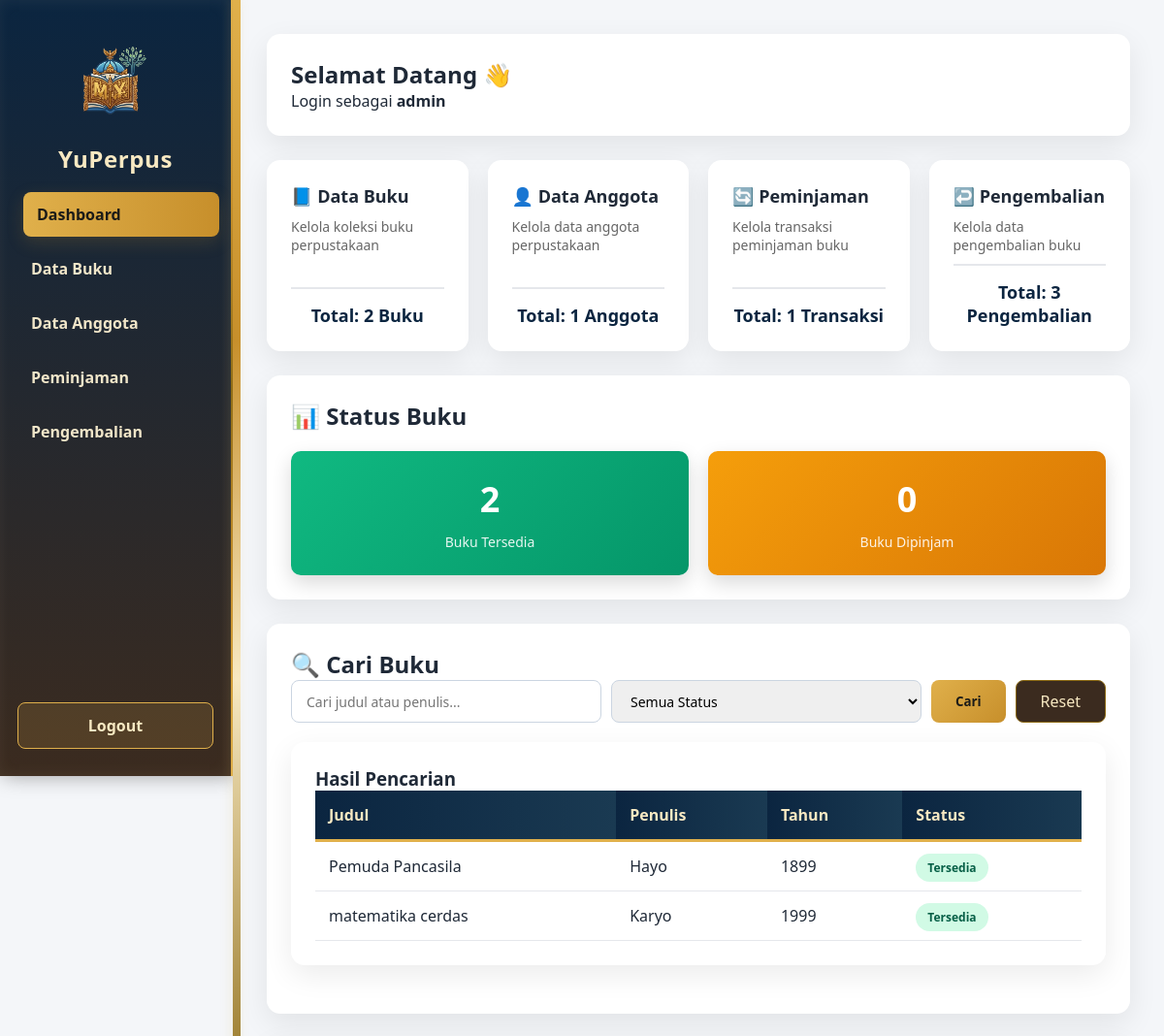
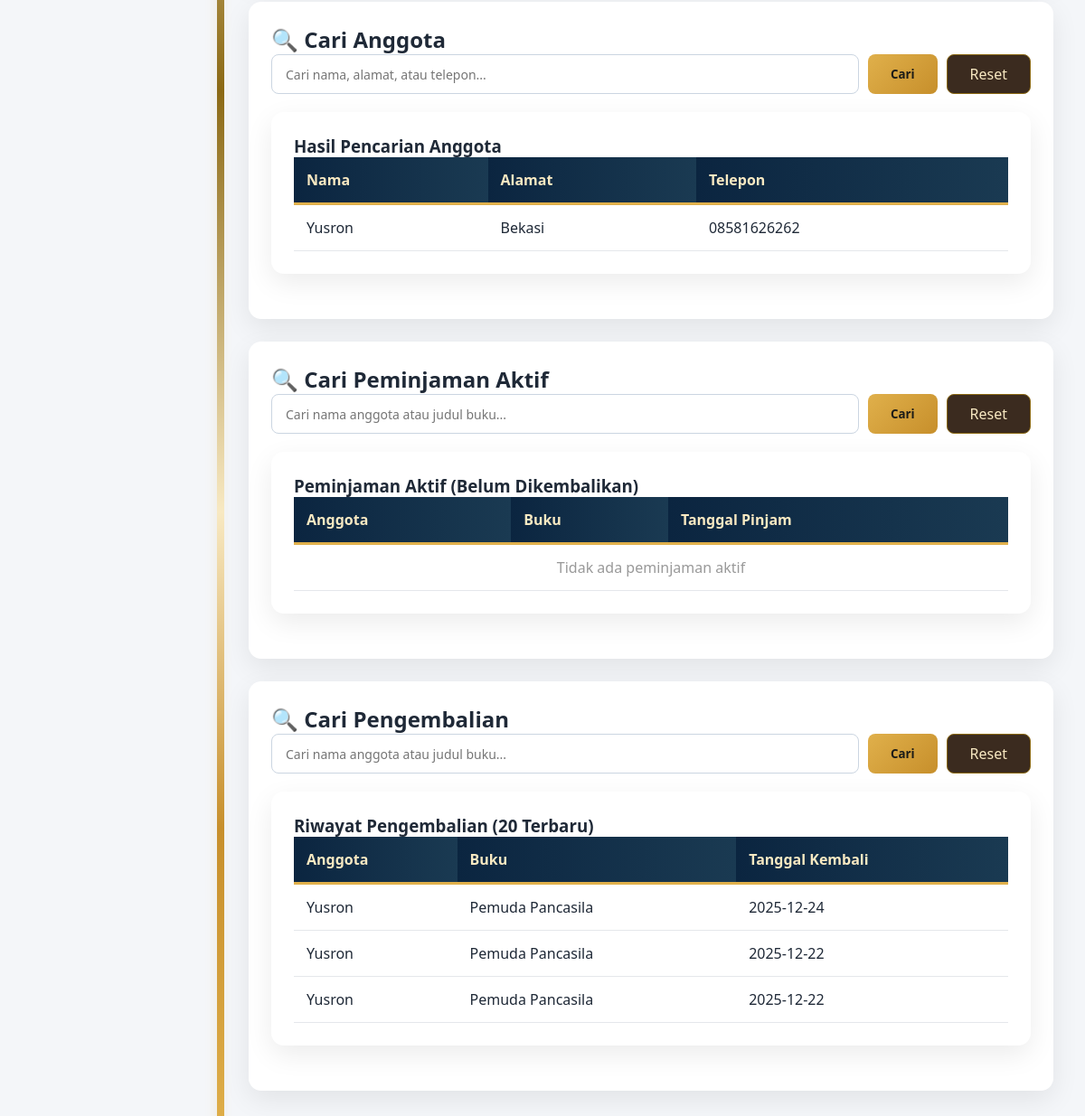
Screenshot of /dashboard.php (signed in) with the database file from the repository (2 pictures, top to bottom).
### tables this page shows
CREATE TABLE `buku` (
  `id` int(11) NOT NULL,
  `judul` varchar(100) DEFAULT NULL,
  `penulis` varchar(100) DEFAULT NULL,
  `tahun` int(11) DEFAULT NULL,
  `status` varchar(20) DEFAULT NULL
);

CREATE TABLE `anggota` (
  `id` int(11) NOT NULL,
  `nama` varchar(100) DEFAULT NULL,
  `alamat` text DEFAULT NULL,
  `telp` varchar(20) DEFAULT NULL
);

CREATE TABLE `pengembalian` (
  `id` int(11) NOT NULL,
  `id_anggota` int(11) NOT NULL,
  `id_buku` int(11) NOT NULL,
  `tanggal` date NOT NULL
);

### dashboard.php (the view, shortened to what this page needs)
<?php
include 'koneksi.php';
$total_buku = mysqli_fetch_array(mysqli_query($koneksi, "SELECT COUNT(*) as count FROM buku"))[0];
$total_anggota = mysqli_fetch_array(mysqli_query($koneksi, "SELECT COUNT(*) as count FROM anggota"))[0];
$total_pinjam = mysqli_fetch_array(mysqli_query($koneksi, "SELECT COUNT(*) as count FROM peminjaman"))[0];
$total_kembali = mysqli_fetch_array(mysqli_query($koneksi, "SELECT COUNT(*) as count FROM pengembalian"))[0];
$buku_tersedia = mysqli_fetch_array(mysqli_query($koneksi, "SELECT COUNT(*) as count FROM buku WHERE status='Tersedia'"))[0];
$buku_dipinjam = mysqli_fetch_array(mysqli_query($koneksi, "SELECT COUNT(*) as count FROM buku WHERE status='Dipinjam'"))[0];
$search = isset($_GET['search']) ? $_GET['search'] : '';
$query_filter = "SELECT * FROM buku WHERE 1=1";
$data_buku = mysqli_query($koneksi, $query_filter);
$search_anggota = isset($_GET['search_anggota']) ? $_GET['search_anggota'] : '';
$query_anggota = "SELECT * FROM anggota WHERE 1=1";
$data_anggota = mysqli_query($koneksi, $query_anggota);
$search_pinjam = isset($_GET['search_pinjam']) ? $_GET['search_pinjam'] : '';
$anggota_pk_search = 'id_anggota';
$acols_search = mysqli_query($koneksi, "SHOW COLUMNS FROM anggota");
if ($acols_search) {
    while ($ac = mysqli_fetch_assoc($acols_search)) {
        if ($ac['Field'] === 'id') {
            $anggota_pk_search = 'id';
        }
    }
}
$buku_pk_search = 'id_buku';
$bcols_search = mysqli_query($koneksi, "SHOW COLUMNS FROM buku");
if ($bcols_search) {
    while ($bc = mysqli_fetch_assoc($bcols_search)) {
        if ($bc['Field'] === 'id') {
            $buku_pk_search = 'id';
        }
    }
}
$query_pinjam = "SELECT p.*, a.nama, b.judul FROM peminjaman p
                 JOIN anggota a ON p.id_anggota = a.$anggota_pk_search
                 JOIN buku b ON p.id_buku = b.$buku_pk_search
                 WHERE p.tanggal_kembali IS NULL";
$data_pinjam = mysqli_query($koneksi, $query_pinjam);
$search_kembali = isset($_GET['search_kembali']) ? $_GET['search_kembali'] : '';
$query_kembali = "SELECT k.*, a.nama, b.judul FROM pengembalian k
                  JOIN anggota a ON k.id_anggota = a.$anggota_pk_search
                  JOIN buku b ON k.id_buku = b.$buku_pk_search";
$query_kembali .= " ORDER BY k.tanggal DESC LIMIT 20";
$data_kembali = mysqli_query($koneksi, $query_kembali);
?>
<!DOCTYPE html>
<html lang="id">
<head>
    <link rel="stylesheet" href="assets/dashboard.css">
</head>
<body>
    <div class="container">
        <div class="sidebar">
            <img src="assets/logo.png" alt="Library Logo" class="sidebar-logo">
            <h2>YuPerpus</h2>
            <a href="dashboard.php" class="active">Dashboard</a>
            <a href="buku.php">Data Buku</a>
            <a href="anggota.php">Data Anggota</a>
            <a href="pinjam.php">Peminjaman</a>
            <a href="kembali.php">Pengembalian</a>
            <a href="logout.php">Logout</a>
        </div>
        <div class="content normal-bg">
            <div class="card">
                <h2>Selamat Datang 👋</h2>
                <p>Login sebagai <b><?= $_SESSION['admin']; ?></b></p>
            </div>
            <div class="info-grid">
                <div class="card">
                    <h3>📘 Data Buku</h3>
                    <p>Kelola koleksi buku perpustakaan</p>
                    <div class="total-count">Total: <?= $total_buku; ?> Buku</div>
                </div>
                <div class="card">
                    <h3>👤 Data Anggota</h3>
                    <p>Kelola data anggota perpustakaan</p>
                    <div class="total-count">Total: <?= $total_anggota; ?> Anggota</div>
                </div>
                <div class="card">
                    <h3>🔄 Peminjaman</h3>
                    <p>Kelola transaksi peminjaman buku</p>
                    <div class="total-count">Total: <?= $total_pinjam; ?> Transaksi</div>
                </div>
                <div class="card">
                    <h3>↩️ Pengembalian</h3>
                    <p>Kelola data pengembalian buku</p>
                    <div class="total-count">Total: <?= $total_kembali; ?> Pengembalian</div>
                </div>
            </div>
            <div class="card">
                <h2>📊 Status Buku</h2>
                <div class="status-grid">
                    <div class="status-box tersedia">
                        <h3><?= $buku_tersedia; ?></h3>
                        <p>Buku Tersedia</p>
                    </div>
                    <div class="status-box dipinjam">
                        <h3><?= $buku_dipinjam; ?></h3>
                        <p>Buku Dipinjam</p>
                    </div>
                </div>
            </div>
            <div class="card">
                <h2>🔍 Cari Buku</h2>
                <form method="get" class="search-form">
                    <input type="text" name="search" placeholder="Cari judul atau penulis..." autocomplete="off"
                        value="<?= $search; ?>">
                    <select name="status">
                        <option value="">Semua Status</option>
                    </select>
                    <button type="submit">Cari</button>
                    <a href="dashboard.php" class="btn-reset">Reset</a>
                </form>
                <div class="card table-card">
                    <h3>Hasil Pencarian</h3>
                    <table>
                        <tr>
                            <th>Judul</th>
                            <th>Penulis</th>
                            <th>Tahun</th>
                            <th>Status</th>
                        </tr>
                        <?php
                        if (mysqli_num_rows($data_buku) > 0) {
                            while ($d = mysqli_fetch_array($data_buku)) {
                                $status_class = ($d['status'] == 'Tersedia') ? 'status-ok' : 'status-pinjam';
                                echo "<tr>
                                    <td>$d[judul]</td>
                                    <td>$d[penulis]</td>
                                    <td>$d[tahun]</td>
                                    <td><span class='$status_class'>$d[status]</span></td>
                                </tr>";
                            }
                        } else {
                            echo "<tr><td colspan='4' style='text-align:center; color:#999;'>Tidak ada data ditemukan</td></tr>";
                        }
                        ?>
                    </table>
                </div>
            </div>
            <div class="card">
                <h2>🔍 Cari Anggota</h2>
                <form method="get" class="search-form">
                    <input type="text" name="search_anggota" placeholder="Cari nama, alamat, atau telepon..."
                        value="<?= $search_anggota; ?>">
                    <button type="submit">Cari</button>
                    <a href="dashboard.php" class="btn-reset">Reset</a>
                </form>
                <div class="card table-card">
                    <h3>Hasil Pencarian Anggota</h3>
                    <table>
                        <tr>
                            <th>Nama</th>
                            <th>Alamat</th>
                            <th>Telepon</th>
                        </tr>
                        <?php
                        if (mysqli_num_rows($data_anggota) > 0) {
                            while ($d = mysqli_fetch_array($data_anggota)) {
                                echo "<tr>
                                    <td>$d[nama]</td>
                                    <td>$d[alamat]</td>
                                    <td>$d[telp]</td>
                                </tr>";
                            }
                        } else {
                            echo "<tr><td colspan='3' style='text-align:center; color:#999;'>Tidak ada anggota ditemukan</td></tr>";
                        }
                        ?>
                    </table>
                </div>
            </div>
            <div class="card">
                <h2>🔍 Cari Peminjaman Aktif</h2>
                <form method="get" class="search-form">
                    <input type="text" name="search_pinjam" placeholder="Cari nama anggota atau judul buku..."
                        value="<?= $search_pinjam; ?>">
                    <button type="submit">Cari</button>
                    <a href="dashboard.php" class="btn-reset">Reset</a>
                </form>
                <div class="card table-card">
                    <h3>Peminjaman Aktif (Belum Dikembalikan)</h3>
                    <table>
                        <tr>
                            <th>Anggota</th>
                            <th>Buku</th>
                            <th>Tanggal Pinjam</th>
                        </tr>
                        <?php
                        if (mysqli_num_rows($data_pinjam) > 0) {
                            while ($d = mysqli_fetch_array($data_pinjam)) {
                                echo "<tr>
                                    <td>$d[nama]</td>
                                    <td>$d[judul]</td>
                                    <td>$d[tanggal_pinjam]</td>
                                </tr>";
                            }
                        } else {
                            echo "<tr><td colspan='3' style='text-align:center; color:#999;'>Tidak ada peminjaman aktif</td></tr>";
                        }
                        ?>
                    </table>
                </div>
            </div>
            <div class="card">
                <h2>🔍 Cari Pengembalian</h2>
                <form method="get" class="search-form">
                    <input type="text" name="search_kembali" placeholder="Cari nama anggota atau judul buku..."
                        value="<?= $search_kembali; ?>">
                    <button type="submit">Cari</button>
                    <a href="dashboard.php" class="btn-reset">Reset</a>
                </form>
                <div class="card table-card">
                    <h3>Riwayat Pengembalian (20 Terbaru)</h3>
                    <table>
                        <tr>
                            <th>Anggota</th>
                            <th>Buku</th>
                            <th>Tanggal Kembali</th>
                        </tr>
                        <?php
                        if (mysqli_num_rows($data_kembali) > 0) {
                            while ($d = mysqli_fetch_array($data_kembali)) {
                                echo "<tr>
                                    <td>$d[nama]</td>
                                    <td>$d[judul]</td>
                                    <td>$d[tanggal]</td>
                                </tr>";
                            }
                        } else {
                            echo "<tr><td colspan='3' style='text-align:center; color:#999;'>Tidak ada data pengembalian</td></tr>";
                        }
                        ?>
                    </table>
                </div>
            </div>
        </div>
    </div>
</body>
</html>

### assets/dashboard.css (style rules this page uses)
* { margin: 0; padding: 0; box-sizing: border-box; font-family: 'Segoe UI', sans-serif; }
body { background: #f4f6f9; color: #1f2937; }
.container { display: flex; min-height: 100vh; }
.sidebar { width: 240px; background: linear-gradient(180deg,#0b2540 0%, #3b2b1f 100%); padding: 28px 18px; position: fixed; top: 0; left: 0; height: 100vh; animation: slideIn 0.6s ease; box-shadow: 3px 0 20px rgba(0,0,0,0.35), inset -2px 0 15px rgba(248,233,194,0.08); border-right: 2px solid; border-image: linear-gradient(180deg, #e0b04b, #c78f2b, #8b6914, #c78f2b, #e0b04b) 1; display: flex; flex-direction: column; }
.sidebar h2 { color: #f8e9c2; text-align: center; margin-bottom: 18px; font-weight: 700; letter-spacing: 0.6px; }
.sidebar-logo { display: block; margin: 12px auto; width: 150px; max-width: 90%; height: auto; border-radius: 8px; background: transparent; padding: 0; object-fit: contain; }
@media (min-width: 900px) { .sidebar-logo { width: 200px; } }
.sidebar a { display: block; color: #f1e6c9; text-decoration: none; padding: 12px 14px; border-radius: 8px; margin-bottom: 10px; transition: all 0.25s ease; font-weight: 600; }
.sidebar a.active { background: linear-gradient(90deg,#e0b04b, #c78f2b); color: #1b1b18; box-shadow: 0 6px 18px rgba(199,143,43,0.18); transform: translateX(6px); }
.sidebar a:last-child { margin-top: auto; margin-bottom: 0; background: rgba(224, 176, 75, 0.15); border: 1px solid #e0b04b; border-radius: 8px; padding: 12px 14px; color: #f8e9c2; text-align: center; transition: all 0.25s ease; }
.content { margin-left: 240px; padding: 35px; width: calc(100% - 240px); position: relative; background: #f4f6f9; }
.content::before { content: ""; position: absolute; left: 0; top: 0; width: 8px; height: 100%; background: linear-gradient(180deg, #e0b04b 0%, #c78f2b 15%, #f8e9c2 30%, #8b6914 50%, #f8e9c2 70%, #c78f2b 85%, #e0b04b 100%); box-shadow: -2px 0 12px rgba(224, 176, 75, 0.15); pointer-events: none; }
.card { background: white; padding: 25px; border-radius: 14px; margin-bottom: 25px; box-shadow: 0 10px 30px rgba(0,0,0,0.08); animation: fadeUp 0.6s ease; }
.info-grid { display: grid; grid-template-columns: repeat(auto-fit,minmax(200px,1fr)); gap: 20px; }
.info-grid .card { display: flex; flex-direction: column; min-height: 180px; justify-content: space-between; }
.info-grid h3 { margin-bottom: 10px; font-size: 18px; }
.info-grid p { margin-bottom: 10px; font-size: 14px; color: #666; flex-grow: 1; }
.info-grid .total-count { margin-top: auto; padding-top: 15px; border-top: 2px solid #e5e7eb; }
.fade-in { animation: fadeSlide 0.6s ease forwards; }
.table-card table { width: 100%; border-collapse: collapse; }
.table-card th { background: linear-gradient(90deg, #0b2540, #1a3a52); color: #f8e9c2; padding: 14px; text-align: left; border-bottom: 3px solid #e0b04b; }
.table-card td { padding: 14px; border-bottom: 1px solid #e5e7eb; }
.total-count { margin-top: 15px; padding-top: 15px; border-top: 3px solid #e0b04b; font-size: 18px; font-weight: bold; color: #0b2540; text-align: center; }
.status-grid { display: grid; grid-template-columns: repeat(auto-fit, minmax(150px, 1fr)); gap: 20px; margin-top: 20px; }
.status-box { padding: 25px; border-radius: 10px; text-align: center; color: white; box-shadow: 0 8px 20px rgba(0,0,0,0.15); transition: transform 0.3s ease; }
.status-box h3 { font-size: 36px; margin-bottom: 10px; }
.status-box p { font-size: 14px; opacity: 0.9; }
.status-box.tersedia { background: linear-gradient(135deg, #10b981, #059669); }
.status-box.dipinjam { background: linear-gradient(135deg, #f59e0b, #d97706); }
.search-form { display: flex; gap: 10px; margin-bottom: 20px; flex-wrap: wrap; }
.search-form input, .search-form select { padding: 10px 15px; border: 1px solid #cbd5e1; border-radius: 8px; font-size: 14px; flex: 1; min-width: 150px; }
.search-form button { padding: 10px 25px; background: linear-gradient(135deg, #e0b04b, #c78f2b); color: #1b1b18; border: none; border-radius: 8px; cursor: pointer; font-weight: bold; transition: 0.3s; }
.btn-reset { padding: 10px 25px; background: #3b2b1f; color: #f8e9c2; border-radius: 8px; text-decoration: none; text-align: center; transition: 0.3s; border: 1px solid #8b6914; }
.status-ok { background: #d1fae5; color: #065f46; padding: 6px 12px; border-radius: 20px; font-size: 12px; font-weight: bold; }

### rows the page displays
buku: judul "Pemuda Pancasila", penulis "Hayo", tahun "1899", status "Tersedia"
buku: judul "matematika cerdas", penulis "Karyo", tahun "1999", status "Tersedia"
anggota: nama "Yusron", alamat "Bekasi", telp "08581626262"
pengembalian: id_anggota.nama "Yusron", id_buku.judul "Pemuda Pancasila", tanggal "2025-12-24"
pengembalian: id_anggota.nama "Yusron", id_buku.judul "Pemuda Pancasila", tanggal "2025-12-22"
pengembalian: id_anggota.nama "Yusron", id_buku.judul "Pemuda Pancasila", tanggal "2025-12-22"

### other values shown
$_SESSION['admin'] "admin"
$total_buku "2"
$total_anggota "1"
$total_pinjam "1"
$total_kembali "3"
$buku_tersedia "2"
$buku_dipinjam "0"
